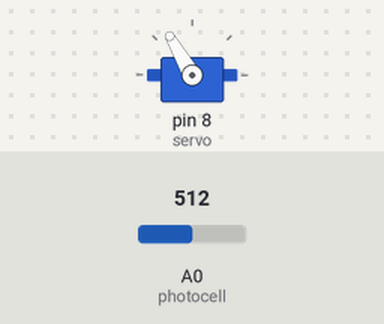
Simulated run of this sketch. Board: Arduino Uno, built with avr-gcc and run on an emulated ATmega328P. On the bench: servo. The test bench sets the inputs (shaded band); at power-on: A0 (photocell) = 512.

Above: at 1.2 s.
1.3 s: A0 (photocell) set to 126
2.8 s: A0 (photocell) set to 113
At 3.0 s:
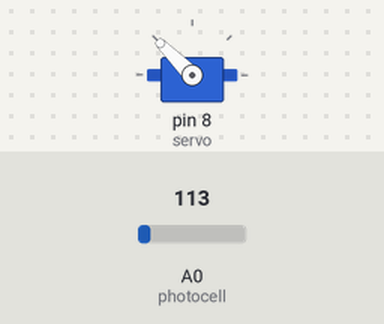
Timing chart, 0 to 5.8 s (numbered marks = the images above; inputs shaded):
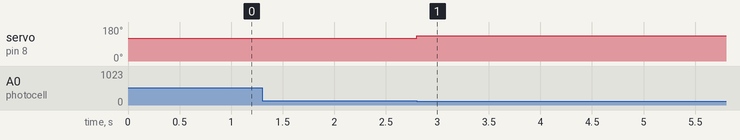

Measured:
- the behaviour switches between 120 and 119 on A0 (photocell) (found by bisection; images 0 and 1)
- after the input at 1.3 s, every drawn part: stays the same
- after the input at 2.8 s, servo on pin 8 (servo): 120° → 135° at once

The sketch:

dino_chrome_bot.ino
```cpp
/*
  Le but du script est d'automatiser le jeu du Dino.
  On va détecter des obstacles avec la photorésistance et faire sauter le dino immédiatement avec un servomoteur.
*/
#include <Servo.h>

Servo servo;

const byte photocell=A0;

void setup() {
  servo.attach(8);
  servo.write(120);
}

void loop() {
  int luminosity=analogRead(photocell);
  if (luminosity<120) {
    servo.write(135);
    delay(200);
    servo.write(120);
  }
}
```
